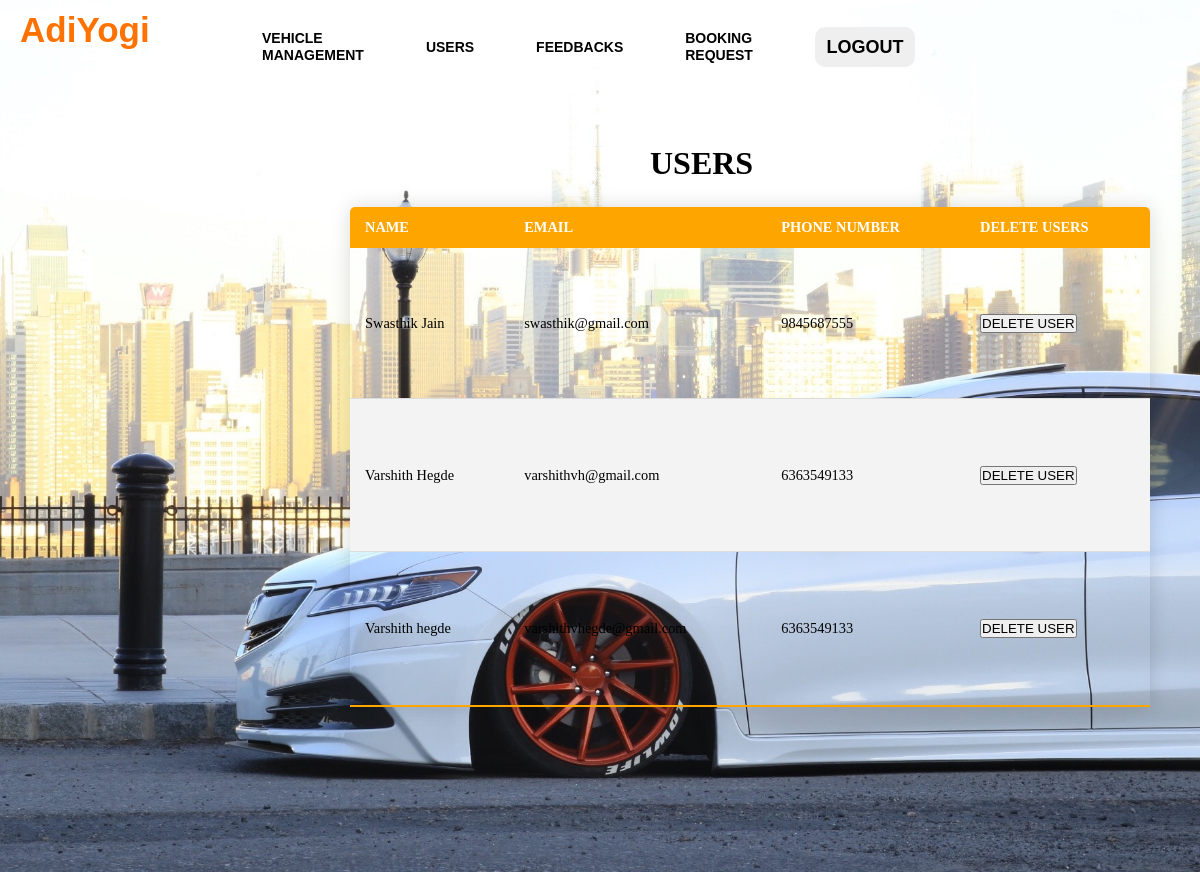
Screenshot of /adminusers.php with the database file from the repository.
### tables this page shows
CREATE TABLE `users` (
  `FNAME` varchar(255) NOT NULL,
  `LNAME` varchar(255) NOT NULL,
  `EMAIL` varchar(255) NOT NULL,
  
  `PHONE_NUMBER` bigint(11) NOT NULL,
  `PASSWORD` varchar(255) NOT NULL
  
);

### adminusers.php (the view, shortened to what this page needs)
<!DOCTYPE html>
<html lang="en">
<head>
</head>
<body>
<?php
require_once('connection.php');
$query="select *from users";
$queryy=mysqli_query($con,$query);
?>
<div class="hai">
        <div class="navbar">
            <div class="icon">
                <h2 class="logo">AdiYogi</h2>
            </div>
            <div class="menu">
                <ul>
                    <li><a href="adminvehicle.php">VEHICLE MANAGEMENT</a></li>
                    <li><a href="adminusers.php">USERS</a></li>
                    <li><a href="admindash.php">FEEDBACKS</a></li>
                    <li><a href="adminbook.php">BOOKING REQUEST</a></li>
                  <li> <button class="nn"><a href="index.php">LOGOUT</a></button></li>
                </ul>
            </div>
        </div>
        <div>
            <h1 class="header">USERS</h1>
            <div>
                <div>
                    <table class="content-table">
                <thead>
                    <tr>
                        <th>NAME</th>
                        <th>EMAIL</th>
                        <th>PHONE NUMBER</th>
                        <th>DELETE USERS</th>
                    </tr>
                </thead>
                <tbody>
                <?php
                while($res=mysqli_fetch_array($queryy)){
                ?>
                <tr  class="active-row">
                    <td><?php echo $res['FNAME']."  ".$res['LNAME'];?></php></td>
                    <td><?php echo $res['EMAIL'];?></php></td>
                    <td><?php echo $res['PHONE_NUMBER'];?></php></td>
                    <td><button type="submit" class="but" name="approve"><a href="deleteuser.php?id=<?php echo $res['EMAIL']?>">DELETE USER</a></button></td>
                </tr>
               <?php } ?>
                </tbody>
                </table>
                </div>
            </div>
        </div>
</body>
</html>

### adminusers.php (style rules this page uses)
* { margin: 0; padding: 0; }
.hai { width: 100%; background: linear-gradient(to top, rgba(0,0,0,0)50%, rgba(0,0,0,0)50%),url("../images/carbg2.jpg"); background-position: center; background-size: cover; height: 109vh; animation: infiniteScrollBg 50s linear infinite; }
.navbar { width: 1200px; height: 75px; margin: auto; }
.icon { width:200px; float: left; height : 70px; }
.logo { color: #ff7200; font-size: 35px; font-family: Arial; padding-left: 20px; float:left; padding-top: 10px; }
.menu { width: 400px; float: left; height: 70px; }
ul { float: left; display: flex; justify-content: center; align-items: center; }
ul li { list-style: none; margin-left: 62px; margin-top: 27px; font-size: 14px; }
ul li a { text-decoration: none; color: black; font-family: Arial; font-weight: bold; transition: 0.4s ease-in-out; }
.content-table { border-collapse: collapse; font-size: 0.9em; min-width: 400px; border-radius: 5px 5px 0 0; overflow: hidden; box-shadow:0 0 20px rgba(0,0,0,0.15); margin-left : 350px ; margin-top: 25px; width: 800px; height: 500px; }
.content-table thead tr { background-color: orange; color: white; text-align: left; }
.content-table th, .content-table td { padding: 12px 15px; }
.content-table tbody tr { border-bottom: 1px solid #dddddd; }
.content-table tbody tr:nth-of-type(even) { background-color: #f3f3f3; }
.content-table tbody tr:last-of-type { border-bottom: 2px solid orange; }
.header { margin-top: 70px; margin-left: 650px; }
.nn { width:100px; border:none; height: 40px; font-size: 18px; border-radius: 10px; cursor: pointer; color:white; transition: 0.4s ease; }
.nn a { text-decoration: none; color: black; font-weight: bold; }
.but a { text-decoration: none; color: black; }

### rows the page displays
users: FNAME "Swasthik", LNAME "Jain", EMAIL "swasthik@gmail.com", PHONE_NUMBER "9845687555"
users: FNAME "Varshith", LNAME "Hegde", EMAIL "varshithvh@gmail.com", PHONE_NUMBER "6363549133"
users: FNAME "Varshith", LNAME "hegde", EMAIL "varshithvhegde@gmail.com", PHONE_NUMBER "6363549133"
